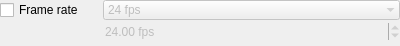
<?xml version="1.0" encoding="UTF-8"?>
<ui version="4.0">
 <class>BlockFrameRate</class>
 <widget class="QWidget" name="BlockFrameRate">
  <property name="geometry">
   <rect>
    <x>0</x>
    <y>0</y>
    <width>400</width>
    <height>46</height>
   </rect>
  </property>
  <property name="windowTitle">
   <string>Form</string>
  </property>
  <layout class="QFormLayout" name="formLayout">
   <property name="horizontalSpacing">
    <number>3</number>
   </property>
   <property name="verticalSpacing">
    <number>3</number>
   </property>
   <property name="leftMargin">
    <number>0</number>
   </property>
   <property name="topMargin">
    <number>0</number>
   </property>
   <property name="rightMargin">
    <number>0</number>
   </property>
   <property name="bottomMargin">
    <number>0</number>
   </property>
   <item row="0" column="0">
    <widget class="QCheckBox" name="frameRateButton">
     <property name="minimumSize">
      <size>
       <width>100</width>
       <height>0</height>
      </size>
     </property>
     <property name="text">
      <string>Frame rate</string>
     </property>
    </widget>
   </item>
   <item row="0" column="1">
    <widget class="QComboBox" name="frameRateBox">
     <property name="enabled">
      <bool>false</bool>
     </property>
     <property name="sizePolicy">
      <sizepolicy hsizetype="Minimum" vsizetype="Fixed">
       <horstretch>0</horstretch>
       <verstretch>0</verstretch>
      </sizepolicy>
     </property>
     <property name="currentIndex">
      <number>5</number>
     </property>
     <property name="frame">
      <bool>false</bool>
     </property>
     <item>
      <property name="text">
       <string>Custom</string>
      </property>
     </item>
     <item>
      <property name="text">
       <string>8 fps</string>
      </property>
     </item>
     <item>
      <property name="text">
       <string>12 fps</string>
      </property>
     </item>
     <item>
      <property name="text">
       <string>15 fps</string>
      </property>
     </item>
     <item>
      <property name="text">
       <string>23.976 fps</string>
      </property>
     </item>
     <item>
      <property name="text">
       <string>24 fps</string>
      </property>
     </item>
     <item>
      <property name="text">
       <string>25 fps</string>
      </property>
     </item>
     <item>
      <property name="text">
       <string>29.97 fps</string>
      </property>
     </item>
     <item>
      <property name="text">
       <string>30 fps</string>
      </property>
     </item>
     <item>
      <property name="text">
       <string>50 fps</string>
      </property>
     </item>
     <item>
      <property name="text">
       <string>59.94 fps</string>
      </property>
     </item>
     <item>
      <property name="text">
       <string>60 fps</string>
      </property>
     </item>
     <item>
      <property name="text">
       <string>120 fps</string>
      </property>
     </item>
    </widget>
   </item>
   <item row="1" column="1">
    <widget class="QDoubleSpinBox" name="frameRateEdit">
     <property name="enabled">
      <bool>false</bool>
     </property>
     <property name="frame">
      <bool>false</bool>
     </property>
     <property name="suffix">
      <string> fps</string>
     </property>
     <property name="minimum">
      <double>1.000000000000000</double>
     </property>
     <property name="value">
      <double>24.000000000000000</double>
     </property>
    </widget>
   </item>
  </layout>
 </widget>
 <resources/>
 <connections/>
</ui>
